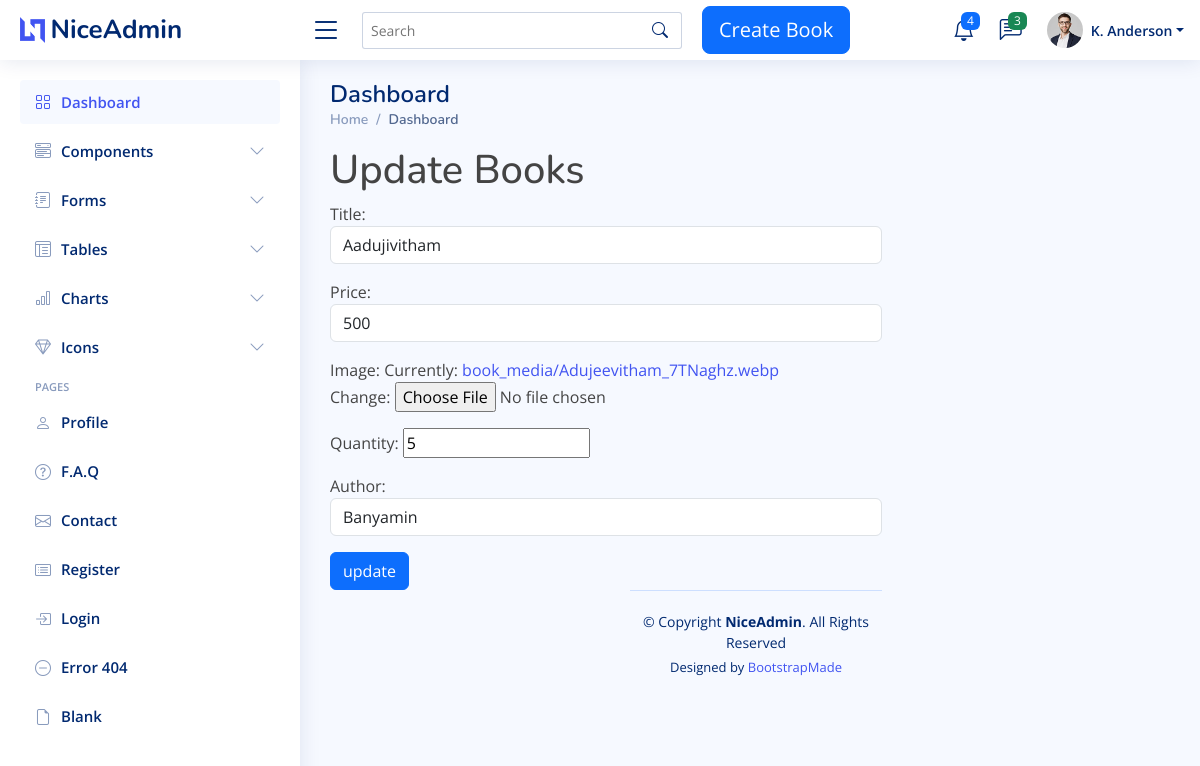
The page /updateview/1/ on the database its author committed.
### book_app/models.py (models this page shows, shortened)
class Book(models.Model):
    title = models.CharField(max_length=200, null=True)
    price = models.IntegerField(null=True)
    image = models.ImageField(upload_to='book_media')
    quantity = models.IntegerField()
    author = models.ForeignKey(Author, on_delete=models.CASCADE)

### book_app/views.py (the view)
# urls.py: path('updateview/<int:book_id>/', views.updatebook, name='upadet'),
def updatebook(request, book_id):
    book = Book.objects.get(id=book_id)
    if request.method == 'POST':
        form = BookForm(request.POST, request.FILES, instance=book)
        if form.is_valid():
            form.save()
            return redirect('/')
    else:
        form = BookForm(instance=book)
    return render(request, 'admin/updatebook.html', {'form': form})

### book_app/forms.py
class BookForm(forms.ModelForm):
    class Meta:
        model= Book
        fields = '__all__'
        widgets = {
            'title' :forms.TextInput(attrs={'class':'form-control','placeholder':'Enter the book name'}),
            'author': forms.Select(attrs={'class': 'form-control', 'placeholder': 'Enter the book Author'}),
            'price': forms.NumberInput(attrs={'class': 'form-control', 'placeholder': 'Enter the book price'}),
        }

### book_app/models.py (called while the page is built)
    def __str__(self):
        return '{}'.format(self.name)

### templates/admin/updatebook.html (shortened to what this page needs)
{% extends 'admin/base.html' %}
{% load static %}
{% block content %}
<h1>Update Books</h1>
<form action="" method="post" enctype="multipart/form-data">
    {{ form.as_p }}
    <input type="submit" value="update" class="btn btn-primary">
{% endblock %}

### static/assets/css/style.css (style rules this page uses)
:root { scroll-behavior: smooth; }
body { font-family: "Open Sans", sans-serif; background: #f6f9ff; color: #444444; }
h1, h2, h3, h4, h5, h6 { font-family: "Nunito", sans-serif; }

### rows shown on the page
Book: title "Aadujivitham", price "500", quantity "5", author "Banyamin"
